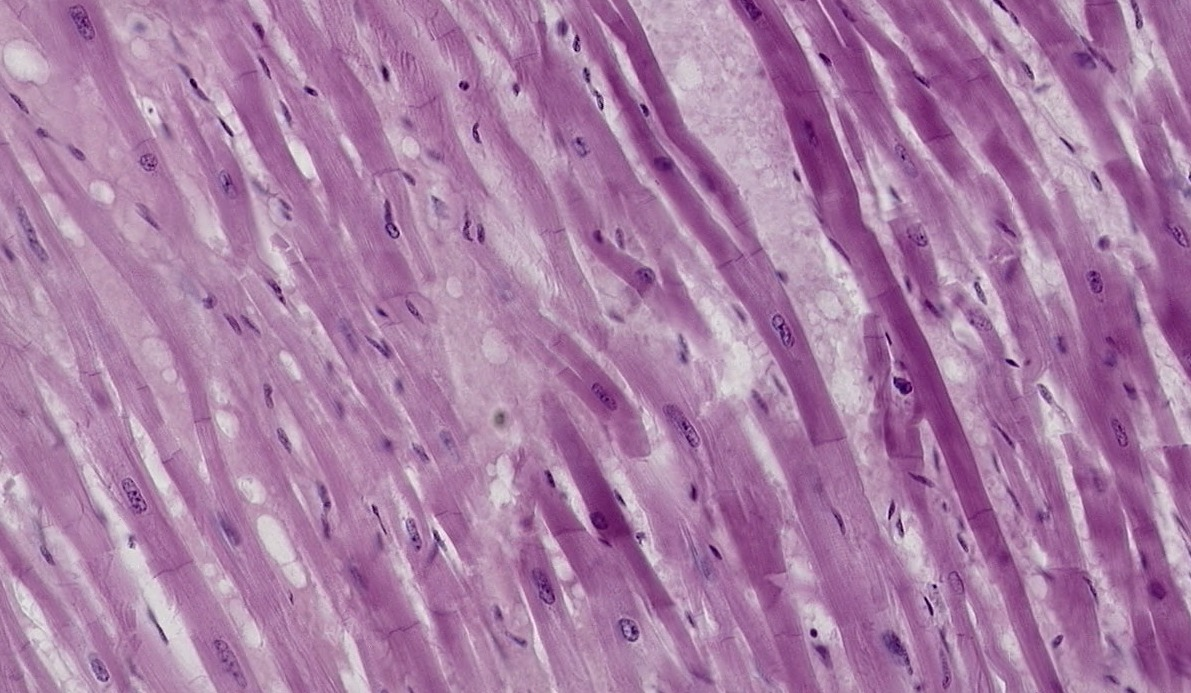
#> input picture Fibras musculares cardiacas.jpeg, 1191 x 693 px, found by its file name
$ jupyter execute 'LDPI_9_Code_Corte_Histológico.ipynb'
#> lines starting #> are read from the running program, lines starting #| are printed output that depends on the picture
<a href="https://colab.research.google.com/github/pabzpcz/PDI_9/blob/main/LDPI_9_Code_Corte_Histol%C3%B3gico.ipynb" target="_parent"></a>

[cell 1]
import cv2
import matplotlib.pyplot as plt

[cell 2]
# Cargar imagen oscura
img_bgr = cv2.imread('/content/Fibras musculares cardiacas.jpeg')
#> img_bgr is the input picture: shape (693, 1191, 3); mean B, G, R 165, 125.7, 169.2
img_rgb = cv2.cvtColor(img_bgr, cv2.COLOR_BGR2RGB)

# Convertir a HSV
img_hsv = cv2.cvtColor(img_bgr, cv2.COLOR_BGR2HSV)
#> img_hsv: shape (693, 1191, 3); mean H, S, V 153.1, 69.8, 169.6

# Separar canales H, S y V
h, s, v = cv2.split(img_hsv)
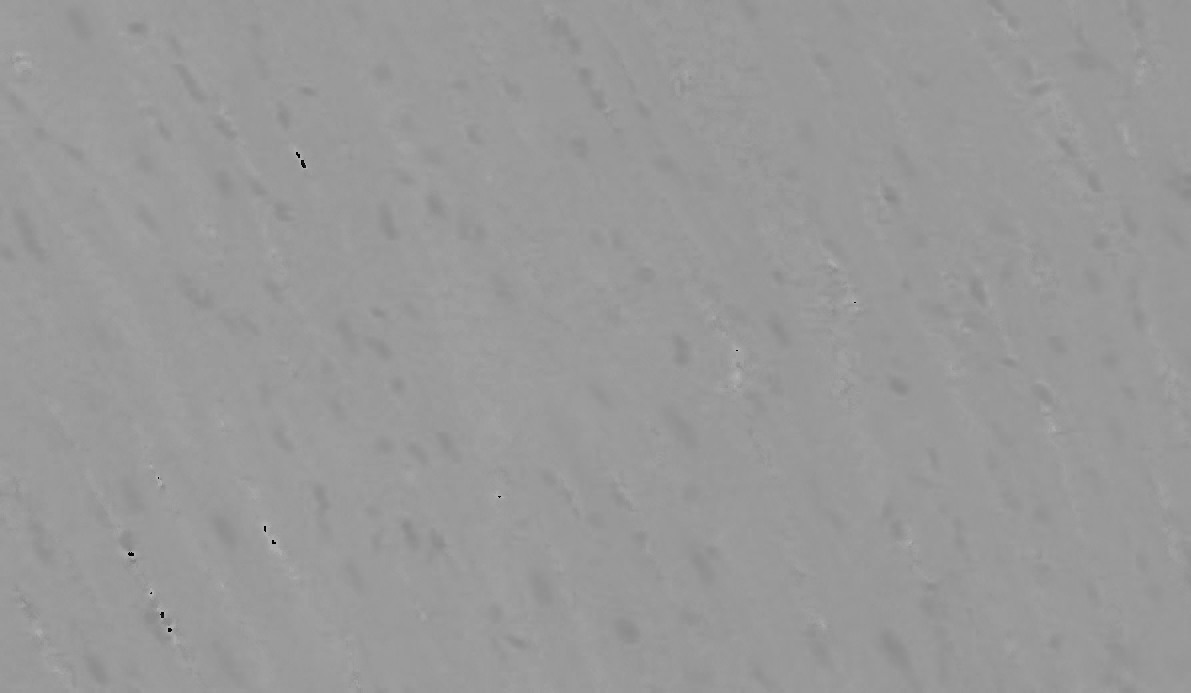
#> h: shape (693, 1191); min 0, max 177, mean 153.1
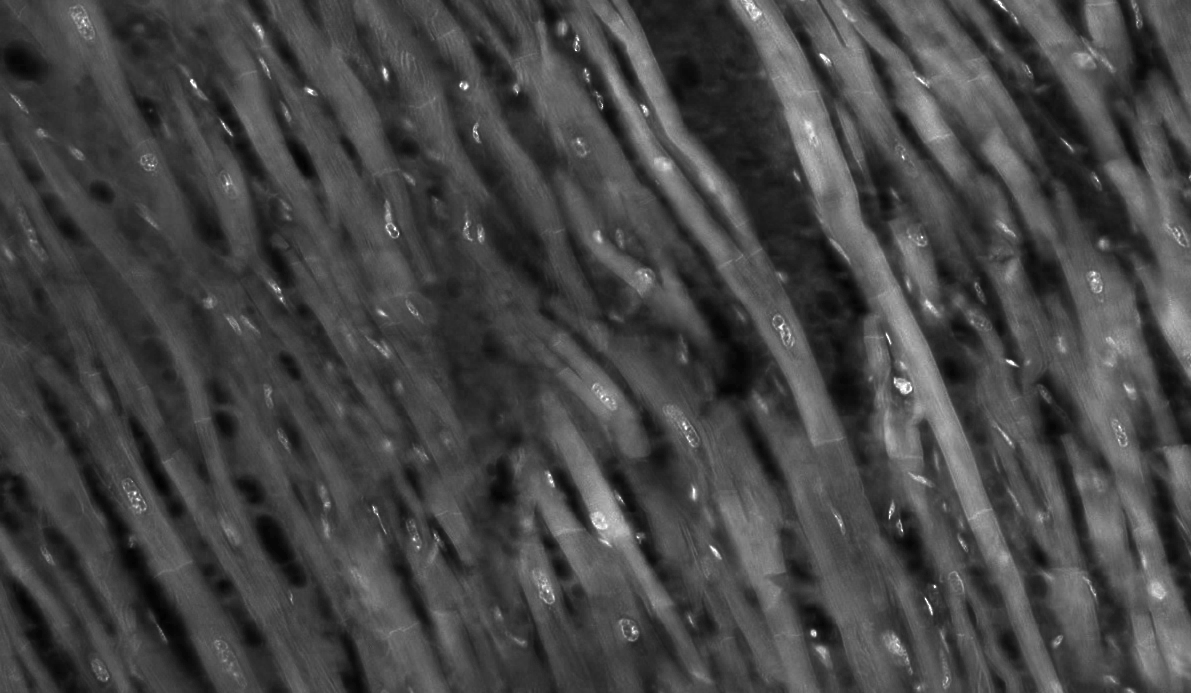
#> s: shape (693, 1191); min 2, max 255, mean 69.8
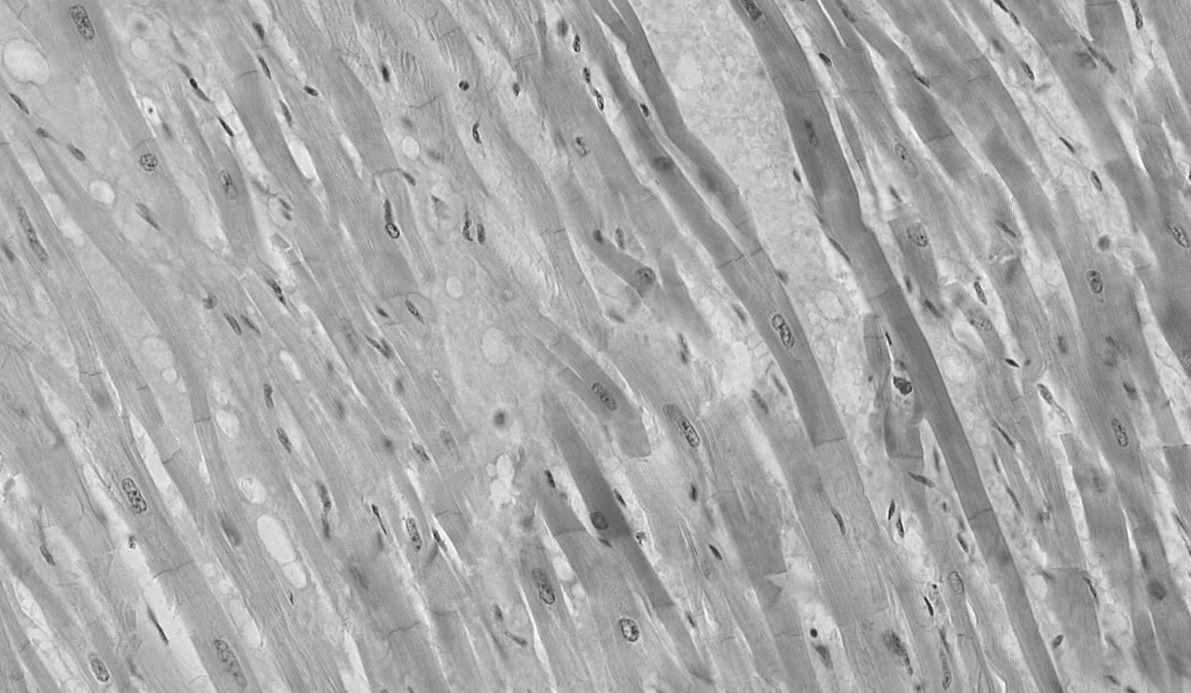
#> v: shape (693, 1191); min 25, max 255, mean 169.6

plt.figure(figsize=(10, 5))

# Mostrar Canal H
plt.subplot(2, 3, 1)
plt.imshow(h, cmap='gray')
plt.title('Canal H (Matiz)')
plt.axis('off')

# Mostrar Canal S
plt.subplot(2, 3, 2)
plt.imshow(s, cmap='gray')
plt.title('Canal S (Saturación)')
plt.axis('off')

# Mostrar Canal V
plt.subplot(2, 3, 3)
plt.imshow(v, cmap='gray')
plt.title('Canal V Original (Brillo)')
plt.axis('off')

plt.tight_layout()
plt.show()
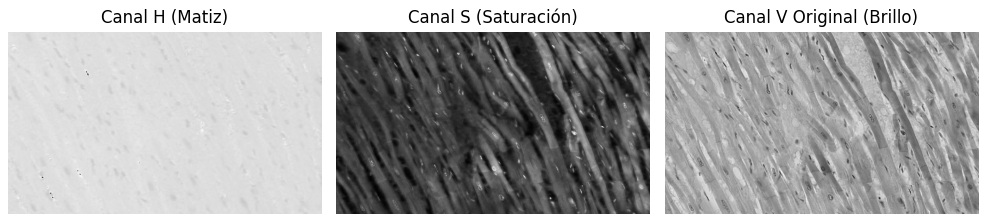
#> figure drawn by matplotlib, 3 panels

[cell 3]
# Ecualizar solo el canal de valor (brillo)
v_eq = cv2.equalizeHist(v)
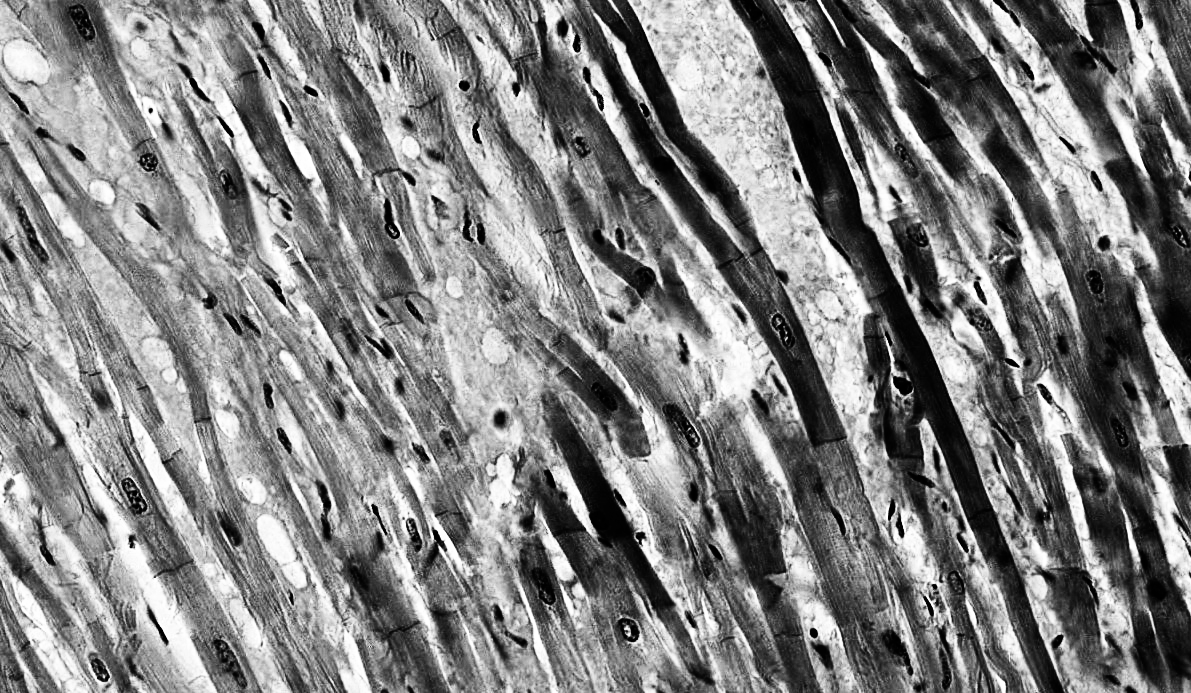
#> v_eq: shape (693, 1191); min 0, max 255, mean 129

# Combinar canales con el V ecualizado
img_hsv_eq = cv2.merge([h, s, v_eq])
#> img_hsv_eq: shape (693, 1191, 3); mean H, S, V 153.1, 69.8, 129

# Convertir de nuevo a BGR y luego a RGB para visualización
img_eq_bgr = cv2.cvtColor(img_hsv_eq, cv2.COLOR_HSV2BGR)
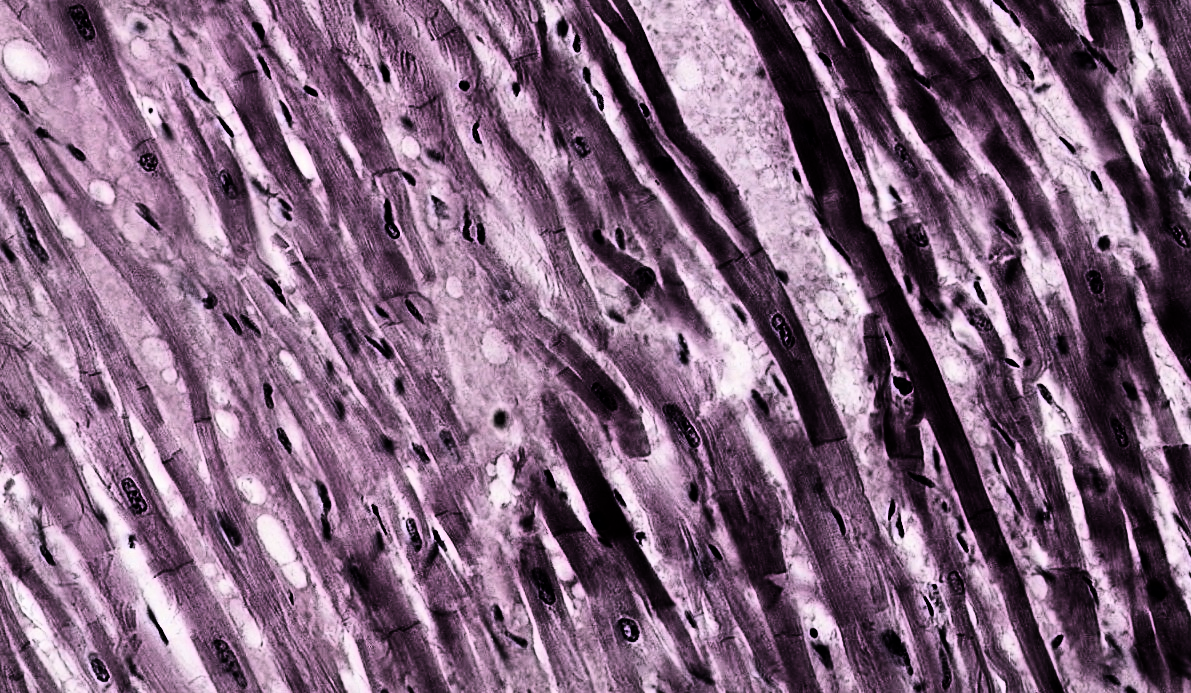
#> img_eq_bgr: shape (693, 1191, 3); mean B, G, R 125.2, 100.7, 128.8
img_eq_rgb = cv2.cvtColor(img_eq_bgr, cv2.COLOR_BGR2RGB)

# Mostrar imágenes original y mejorada
plt.figure(figsize=(10, 5))

plt.subplot(1, 2, 1)
plt.imshow(img_rgb)
plt.title('Imagen original')
plt.axis('off')

plt.subplot(1, 2, 2)
plt.imshow(img_eq_rgb)
plt.title('Imagen mejorada (Ecualización V)')
plt.axis('off')

plt.tight_layout()
plt.show()
